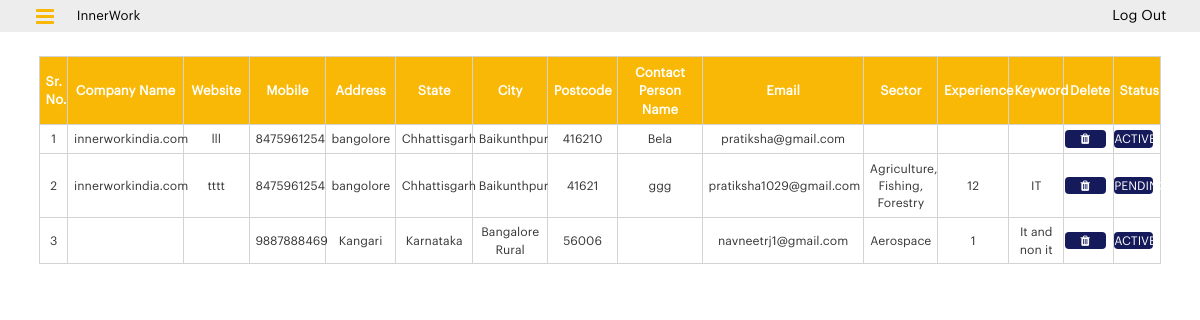
/admin/allfreelancer.php, run on the app's committed database.
### tables this page shows
CREATE TABLE `freelancer` (
  `userid` int(5) NOT NULL,
  `companyname` varchar(100) NOT NULL,
  `website` varchar(100) NOT NULL,
  `mobile` text NOT NULL,
  `address` varchar(500) NOT NULL,
  `state` text NOT NULL,
  `city` text NOT NULL,
  `postcode` varchar(6) NOT NULL,
  `contactperson` varchar(50) NOT NULL,
  `email` varchar(60) NOT NULL,
  `password` varchar(20) NOT NULL,
  `noofstaffs` int(20) NOT NULL,
  `noofoffices` int(20) NOT NULL,
  `noofplacements` int(20) NOT NULL,
  `privacy` text NOT NULL,
  `terms` text NOT NULL,
  `comment` varchar(100) NOT NULL,
  `sector` varchar(100) NOT NULL,
  `experience` varchar(10) NOT NULL,
  `keyword` varchar(30) NOT NULL,
  `image` text NOT NULL,
  `status` int(11) NOT NULL
);

### admin/allfreelancer.php (the view, shortened to what this page needs)
<!doctype html>
<html lang="en">
<head>
    <?php include 'CommonFiles.php'; ?>
    <link rel="stylesheet" href="css/jobseeker.css">
</head>
<body>
<div id="main">
    <?php include 'Header.php'; ?>
    <section id="enquiries">
        <div class="container-fluid">
            <?php
            include_once '../DbConnection/DbConnectionHelper.php';
            $stmt = $conn->prepare('select * from freelancer');
            $stmt->execute();
            if($stmt->rowCount() > 0)
            {
            ?>
            <table class="tbl">
                <thead>
                <tr>
                    <th style="width:3%;">Sr. No.</th>
                    <th style="width:10%;">Company Name</th>
                    <th style="width:7%;">Website</th>
                    <th style="width:7%;">Mobile</th>
                    <th style="width:7%;">Address</th>
                    <th style="width:7%;">State</th>
                    <th style="width:7%;">City</th>
                    <th style="width:7%;">Postcode</th>
                    <th style="width:10%;">Contact Person Name</th>
                    <th style="width:15%;">Email</th>
                    <th style="width:7%;">Sector</th>
                    <th style="width:3%;">Experience</th>
                    <th style="width:5%;">Keyword</th>
                    <th style="width:5%;">Delete</th>
                    <th style="width:9%;">Status</th>
                </tr>
                </thead>
                <tbody>
                <?php
                $cnt = 1;
                $data = $stmt->fetchAll();
                foreach($data as $row)
                {
                    $dbStatus = $row['status'];
                    ?>
                    <tr id="<?php echo $row['userid']; ?>">
                        <td><?php echo $cnt; ?></td>
                        <td><?php echo $row['companyname']; ?></td>
                        <td><?php echo $row['website']; ?></td>
                        <td><?php echo $row['mobile']; ?></td>
                        <td><?php echo $row['address']; ?></td>
                        <td><?php echo $row['state']; ?></td>
                        <td><?php echo $row['city']; ?></td>
                        <td><?php echo $row['postcode']; ?></td>
                        <td><?php echo $row['contactperson']; ?></td>
                        <td><?php echo $row['email']; ?></td>
                        <td><?php echo $row['sector']; ?></td>
                        <td><?php echo $row['experience']; ?></td>
                        <td><?php echo $row['keyword']; ?></td>
                        <td><button type="button" class="deleteBtn" onclick="return deletefreelancer(<?php echo $row['userid']; ?>)"><i class="fa fa-trash"></i></button></td>
                        <td id="changeStausButton-<?php echo $cnt; ?>"><button type="button" class="deleteBtn" id="statusBtn" onclick="return changefstatus(<?php echo $cnt; ?>, <?php echo $row['userid']; ?>, <?php echo $dbStatus; ?>)"><?php if($dbStatus == true){echo "PENDING";}else{echo "ACTIVE";} ?></button></td>
                    </tr>
                    <?php
                    $cnt++;
                }
                ?>
                </tbody>
            </table>
                <?php
            }
            else
            {
                echo "<div class='alert alert-info alert-dismissable'><a href='#' class='close' data-dismiss='alert' aria-label='close'>&times;</a> <strong>Info!</strong> There is no Enquiries available yet.</div>";
            }
            ?>
        </div>
    </section>
</div>
</body>
</html>

### admin/css/style.css (style rules this page uses)
#main { transition: margin-left .5s; }

### admin/css/jobseeker.css (style rules this page uses)
#enquiries { padding: 2%; }
table.tbl { width:100%; }
table.tbl tr th { font-family:GraphikRegular;border:1px solid #d3d3d3;background:#f9b805;color:#fff;text-align:center;padding:.5%;font-size: 13px; }
table.tbl tr td { font-family:GraphikRegular;border:1px solid #d3d3d3;text-align:center;padding:.5%;font-size: 12px; }
table.tbl tr td button { border: 0; background: #151a5a; color: #fff; padding: 0%; width: 110%; border-radius: 4px; font-size: 12px; margin-left: -7px; }

### data on the page
freelancer: companyname "innerworkindia.com", website "lll", mobile "8475961254", address "bangolore", state "Chhattisgarh", city "Baikunthpur", postcode "416210", contactperson "Bela", email "pratiksha@gmail.com", status "ACTIVE"
freelancer: companyname "innerworkindia.com", website "tttt", mobile "8475961254", address "bangolore", state "Chhattisgarh", city "Baikunthpur", postcode "41621", contactperson "ggg", email "pratiksha1029@gmail.com", sector "Agriculture, Fishing, Forestry", experience "12", keyword "IT", status "PENDING"
freelancer: mobile "9887888469", address "Kangari", state "Karnataka", city "Bangalore Rural", postcode "56006", email "navneetrj1@gmail.com", sector "Aerospace", experience "1", keyword "It and non it", status "ACTIVE"
